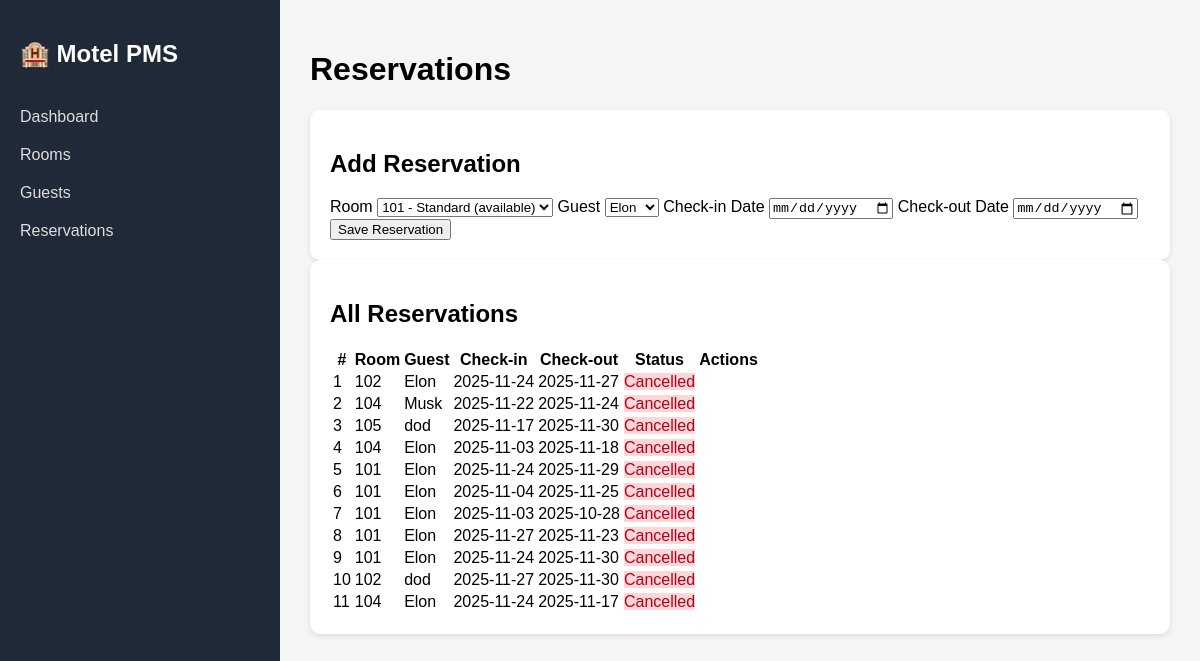
The page /reservations on the database as committed earlier.
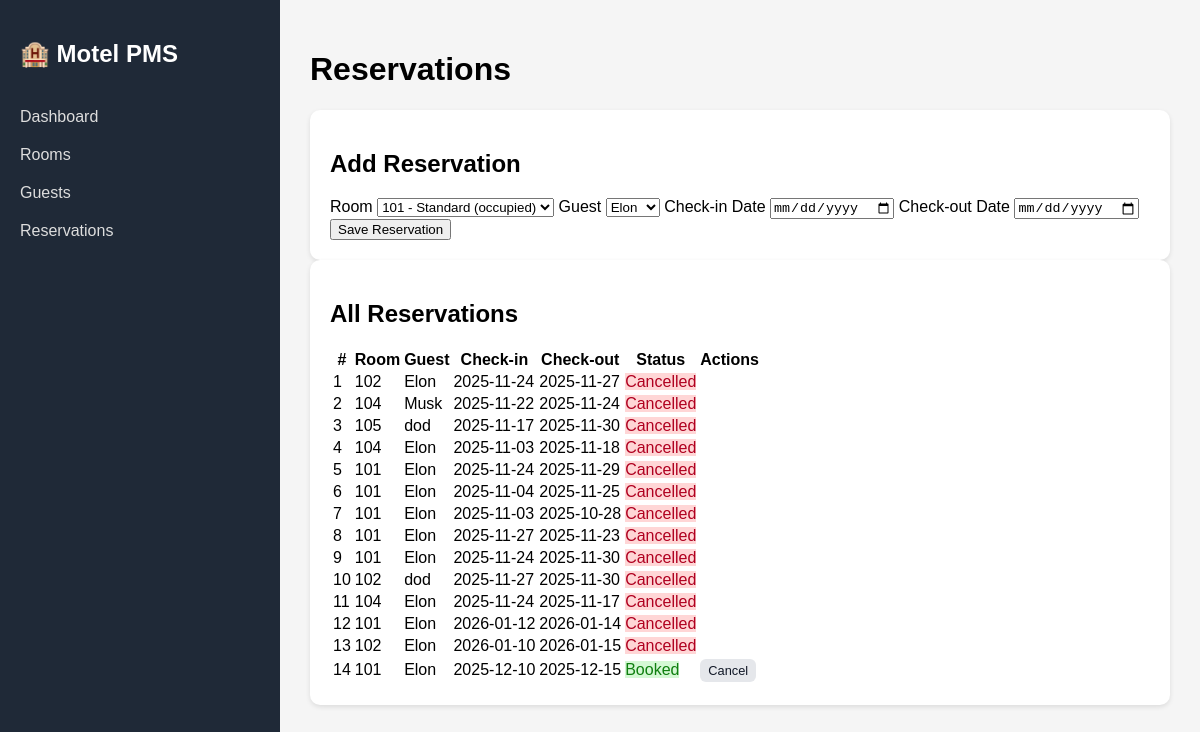
The same page on the database as committed later.
### app/models.py (models this page shows)
class Reservation(Base):
    __tablename__ = "reservations"
    id = Column(Integer, primary_key=True, index=True)
    guest_id = Column(Integer, ForeignKey("guests.id"))
    room_id = Column(Integer, ForeignKey("rooms.id"))
    check_in = Column(Date)
    check_out = Column(Date)
    notes = Column(String, nullable=True)
    status = Column(String, default="booked")
    guest = relationship("Guest")
    room = relationship("Room")

class Room(Base):
    __tablename__ = "rooms"
    id = Column(Integer, primary_key=True, index=True)
    number = Column(String, unique=True, index=True)
    room_type = Column(String)
    status = Column(String, default="available")

class Guest(Base):
    __tablename__ = "guests"
    id = Column(Integer, primary_key=True, index=True)
    name = Column(String, nullable=False)
    phone = Column(String, nullable=False)
    email = Column(String, nullable=True)
    id_proof = Column(String, nullable=True)
    address = Column(String, nullable=True)

### app/main.py (the view)
@app.get("/reservations", response_class=HTMLResponse)
def reservations_page(request: Request, db: Session = Depends(get_db)):
    rooms = (
        db.query(models.Room)
        .order_by(models.Room.number)  # 👈 all rooms
        .all()
    )
    guests = db.query(models.Guest).all()
    reservations = (
        db.query(models.Reservation)
        .options(
            joinedload(models.Reservation.room),
            joinedload(models.Reservation.guest),
        )
        .all()
    )
    return templates.TemplateResponse(
        "reservations.html",
        {
            "request": request,
            "rooms": rooms,
            "guests": guests,
            "reservations": reservations,
        },
    )
    guests = db.query(models.Guest).all()
    reservations = (
        db.query(models.Reservation)
        .options(
            joinedload(models.Reservation.room),
            joinedload(models.Reservation.guest),
        )
        .all()
    )
    return templates.TemplateResponse(
        "reservations.html",
        {
            "request": request,
            "rooms": rooms,
            "guests": guests,
            "reservations": reservations,
        },
    )

### app/templates/reservations.html (shortened to what this page needs)
{% extends "base.html" %}
{% block content %}
<h1>Reservations</h1>
<div class="grid">
    <div class="card">
        <h2>Add Reservation</h2>
        <form method="POST" action="/reservations">
            <label>Room</label>
            <select name="room_id" required>
                {% for r in rooms %}
                <option value="{{ r.id }}" class="room-option room-{{ r.status }}">
                    {{ r.number }} - {{ r.room_type }} ({{ r.status }})
                </option>
                {% endfor %}
            </select>
            <label>Guest</label>
            <select name="guest_id" required>
                {% for g in guests %}
                <option value="{{ g.id }}">{{ g.name }}</option>
                {% endfor %}
            </select>
            <label>Check-in Date</label>
            <input type="date" name="check_in" required>
            <label>Check-out Date</label>
            <input type="date" name="check_out" required>
            <button class="btn">Save Reservation</button>
        </form>
    </div>
    <div class="card">
        <h2>All Reservations</h2>
        {% if reservations %}
        <table>
            <tr>
                <th>#</th>
                <th>Room</th>
                <th>Guest</th>
                <th>Check-in</th>
                <th>Check-out</th>
                <th>Status</th>
                <th>Actions</th>
            </tr>
            {% for r in reservations %}
            <tr>
                <td>{{ loop.index }}</td>
                <td>{{ r.room.number }}</td>
                <td>{{ r.guest.name }}</td>
                <td>{{ r.check_in }}</td>
                <td>{{ r.check_out }}</td>
                <td>
                    {% if r.status|lower == 'booked' %}
                    <span class="status-badge booked">Booked</span>
                    {% elif r.status|lower == 'cancelled' %}
                    <span class="status-badge cancelled">Cancelled</span>
                    {% elif r.status|lower == 'checked_out' %}
                    <span class="status-badge checked-out">Checked-out</span>
                    {% else %}
                    <span class="status-badge">{{ r.status }}</span>
                    {% endif %}
                </td>
                <td>
                    {% if r.status|lower == 'booked' %}
                    <form method="post" action="/reservations/{{ r.id }}/cancel" style="display:inline;">
                        <button type="submit" class="btn-secondary btn-small">Cancel</button>
                    </form>
                    {% endif %}
                </td>
            </tr>
            {% endfor %}
        </table>
        {% else %}
        <p>No reservations yet.</p>
        {% endif %}
    </div>
</div>
{% endblock %}

Rows that differ between the two databases and show on the page:
added Reservation: room.number "101", guest.name "Elon", check_in "2026-01-12", check_out "2026-01-14", status "Cancelled"
added Reservation: room.number "102", guest.name "Elon", check_in "2026-01-10", check_out "2026-01-15", status "Cancelled"
added Reservation: room.number "101", guest.name "Elon", check_in "2025-12-10", check_out "2025-12-15", status "Booked"
Other text that changed with them:
form field room_id: "101 - Standard (available)" → "101 - Standard (occupied)"
